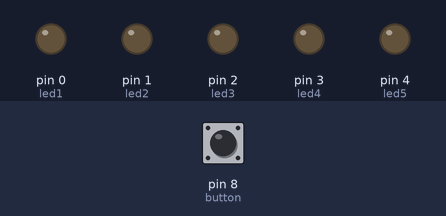
This sketch was run on a simulated Arduino Uno, built with avr-gcc and run on an emulated ATmega328P. On the bench: output pins drawn as LEDs (lit = HIGH). Dashed ring = blinking. The inputs (shaded band) are chosen by the test bench; at power-on: pin 8 (button) LOW.

Above: at 1.2 s.
1.3 s: pin 8 (button) pulled HIGH for 0.15 s
At 1.65 s:
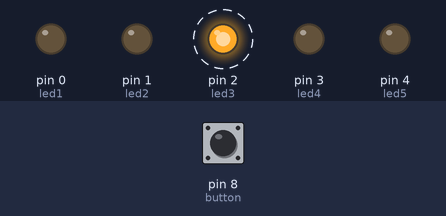
4.3 s: pin 8 (button) pulled HIGH for 1 s
At 4.7 s:
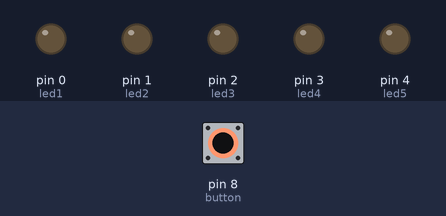
6.8 s: pin 8 (button) pulled HIGH for 3.2 s
At 6.95 s:
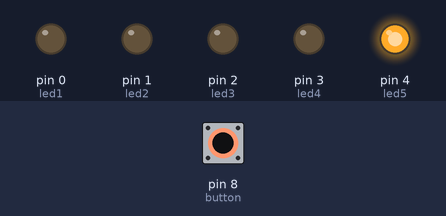
Timing chart, 0 to 17.5 s (numbered marks = the images above; inputs shaded):
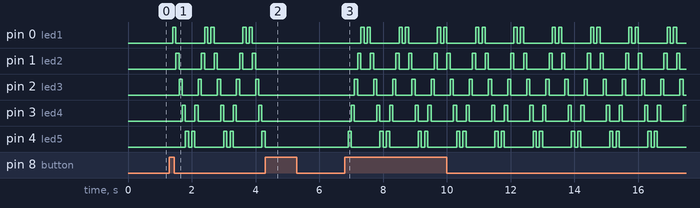

Measured:
- after the input at 1.3 s, pin 0 (led1): LOW → HIGH after 0.10 s, then repeats every 1.2 s: LOW 0.90 s, HIGH 0.10 s, LOW 0.10 s, HIGH 0.10 s; pin 1 (led2): LOW → HIGH after 0.20 s, then repeats every 1.2 s: LOW 0.70 s, HIGH 0.10 s, LOW 0.30 s, HIGH 0.10 s
- after the input at 4.3 s, pin 0 (led1), pin 1 (led2), pin 2 (led3), pin 3 (led4): stops changing and stays LOW; pin 4 (led5): goes on until 4.3 s, then stays LOW
- after the input at 6.8 s, pin 0 (led1): LOW → HIGH after 0.50 s, then repeats every 1.2 s: LOW 0.10 s, HIGH 0.10 s, LOW 0.90 s, HIGH 0.10 s; pin 1 (led2): LOW → HIGH after 0.40 s, then repeats every 1.2 s: LOW 0.30 s, HIGH 0.10 s, LOW 0.70 s, HIGH 0.10 s

The sketch:

Arduino_Week2_5LEDsWave.ino
```cpp
int led1 = 0;
int led2 = 1;
int led3 = 2;
int led4 = 3;
int led5 = 4;

int button = 8;

int ledIndex = 0;
int modifier = 1;

bool shouldAnimate = false;
int prevState = 0;

void setup() {
  pinMode(led1, OUTPUT);
  pinMode(led2, OUTPUT);
  pinMode(led3, OUTPUT);
  pinMode(led4, OUTPUT);
  pinMode(led5, OUTPUT);

  pinMode(button, INPUT);
}

void loop() {
  digitalWrite(led1, LOW);
  digitalWrite(led2, LOW);
  digitalWrite(led3, LOW);
  digitalWrite(led4, LOW);
  digitalWrite(led5, LOW);

  if (shouldAnimate) {
    if (ledIndex == 0) {
      digitalWrite(led1, HIGH);
    }
    if (ledIndex == 1) {
      digitalWrite(led2, HIGH);
    }
    if (ledIndex == 2) {
      digitalWrite(led3, HIGH);
    }
    if (ledIndex == 3) {
      digitalWrite(led4, HIGH);
    }
    if (ledIndex == 4) {
      digitalWrite(led5, HIGH);
    }

    ledIndex = ledIndex + modifier;

    if (ledIndex > 4) {
      modifier = -1;
    }
    if (ledIndex < 0) {
      modifier = 1;
    }
  }

  int buttonState = digitalRead(button);

  if (buttonState == 1 && prevState == 0) {
    if (shouldAnimate == true) {
      shouldAnimate = false;
    }
    else {
      shouldAnimate = true;
    }
  }

  prevState = buttonState;

  delay(100);
}
```
